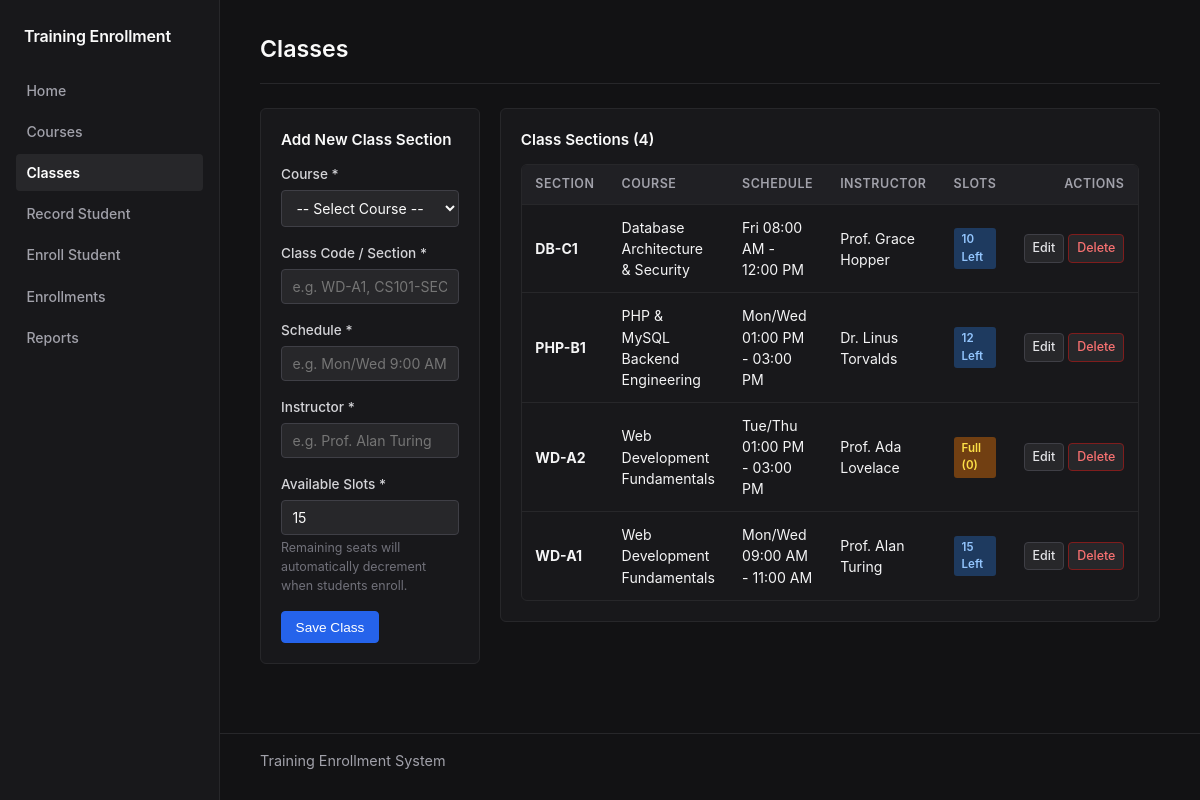
/admin/classes.php, run on the app's committed database.
### tables this page shows
CREATE TABLE `classes` (
  `class_id` int(11) NOT NULL AUTO_INCREMENT,
  `course_id` int(11) NOT NULL,
  `class_code` varchar(20) NOT NULL,
  `schedule` varchar(100) DEFAULT NULL,
  `instructor` varchar(100) DEFAULT NULL,
  `slots` int(11) NOT NULL DEFAULT 0,
  PRIMARY KEY (`class_id`),
  KEY `course_id` (`course_id`),
  CONSTRAINT `fk_classes_course` FOREIGN KEY (`course_id`) REFERENCES `courses` (`course_id`) ON DELETE RESTRICT ON UPDATE CASCADE
);

CREATE TABLE `courses` (
  `course_id` int(11) NOT NULL AUTO_INCREMENT,
  `course_code` varchar(20) NOT NULL,
  `course_name` varchar(100) NOT NULL,
  `description` text DEFAULT NULL,
  PRIMARY KEY (`course_id`),
  UNIQUE KEY `course_code` (`course_code`)
);

### classes/ClassSection.php (called while the page is built, shortened)
<?php
class ClassSection {
    private $db;
    public function __construct(PDO $db) {
        $this->db = $db;
    }
    public function allWithCourse() {
        $sql = "SELECT c.*, co.course_code, co.course_name
                FROM classes c
                JOIN courses co ON c.course_id = co.course_id
                ORDER BY c.class_id DESC";
        $stmt = $this->db->query($sql);
        return $stmt->fetchAll();
    }
}

### admin/classes.php (the view, shortened to what this page needs)
<?php
require_once __DIR__ . '/../config/db.php';
require_once __DIR__ . '/../classes/ClassSection.php';
$courseModel = new Course($db);
$classModel = new ClassSection($db);
$editMode = false;
$editClass = null;
$courses = $courseModel->all();
$classes = $classModel->allWithCourse();
require_once __DIR__ . '/../includes/header.php';
?>
<div class="page-header">
    <h1>Classes</h1>
</div>
<div class="grid-2">
    <div class="card">
        <h2 class="card-title"><?= $editMode ? 'Edit Class Section' : 'Add New Class Section' ?></h2>
        <?php if (empty($courses)): ?>
            <div class="alert alert-warning">
                Please <a href="courses.php">create a Course</a> first before adding classes.
            </div>
        <?php else: ?>
            <form method="POST" action="classes.php">
                <div class="form-group">
                    <label class="form-label" for="course_id">Course *</label>
                    <select id="course_id" name="course_id" class="form-control" required>
                        <option value="">-- Select Course --</option>
                    </select>
                </div>
                <div class="form-group">
                    <label class="form-label" for="class_code">Class Code / Section *</label>
                    <input type="text" id="class_code" name="class_code" class="form-control"
                           placeholder="e.g. WD-A1, CS101-SEC1"
                           value="<?= htmlspecialchars($editClass['class_code'] ?? '') ?>" required>
                </div>
                <div class="form-group">
                    <label class="form-label" for="schedule">Schedule *</label>
                    <input type="text" id="schedule" name="schedule" class="form-control"
                           placeholder="e.g. Mon/Wed 9:00 AM - 11:00 AM"
                           value="<?= htmlspecialchars($editClass['schedule'] ?? '') ?>" required>
                </div>
                <div class="form-group">
                    <label class="form-label" for="instructor">Instructor *</label>
                    <input type="text" id="instructor" name="instructor" class="form-control"
                           placeholder="e.g. Prof. Alan Turing"
                           value="<?= htmlspecialchars($editClass['instructor'] ?? '') ?>" required>
                </div>
                <div class="form-group">
                    <label class="form-label" for="slots">Available Slots *</label>
                    <input type="number" id="slots" name="slots" min="0" class="form-control"
                           placeholder="e.g. 15"
                           value="<?= htmlspecialchars($editClass['slots'] ?? '15') ?>" required>
                    <div class="form-text">Remaining seats will automatically decrement when students enroll.</div>
                </div>
                <div style="display: flex; gap: 0.5rem;">
                    <button type="submit" class="btn btn-primary">
                        <?= $editMode ? 'Update Class' : 'Save Class' ?>
                    </button>
                </div>
            </form>
        <?php endif; ?>
    </div>
    <div>
        <div class="card">
            <h2 class="card-title">Class Sections (<?= count($classes) ?>)</h2>
            <?php if (empty($classes)): ?>
                <p>No class sections registered yet.</p>
            <?php else: ?>
                <div class="table-responsive">
                    <table>
                        <thead>
                            <tr>
                                <th>Section</th>
                                <th>Course</th>
                                <th>Schedule</th>
                                <th>Instructor</th>
                                <th>Slots</th>
                                <th style="text-align: right;">Actions</th>
                            </tr>
                        </thead>
                        <tbody>
                            <?php foreach ($classes as $cl): ?>
                                <tr>
                                    <td><strong><?= htmlspecialchars($cl['class_code']) ?></strong></td>
                                    <td><?= htmlspecialchars($cl['course_name']) ?></td>
                                    <td><?= htmlspecialchars($cl['schedule']) ?></td>
                                    <td><?= htmlspecialchars($cl['instructor']) ?></td>
                                    <td>
                                        <?php if ((int)$cl['slots'] > 0): ?>
                                            <span class="badge badge-slot-ok"><?= (int)$cl['slots'] ?> Left</span>
                                        <?php else: ?>
                                            <span class="badge badge-slot-full">Full (0)</span>
                                        <?php endif; ?>
                                    </td>
                                    <td style="text-align: right; white-space: nowrap;">
                                        <a href="classes.php?action=edit&id=<?= $cl['class_id'] ?>" class="btn btn-secondary btn-sm">Edit</a>
                                        <a href="classes.php?action=delete&id=<?= $cl['class_id'] ?>"
                                           class="btn btn-danger btn-sm"
                                           onclick="return confirm('Are you sure you want to delete this class section?');">Delete</a>
                                    </td>
                                </tr>
                            <?php endforeach; ?>
                        </tbody>
                    </table>
                </div>
            <?php endif; ?>
        </div>
    </div>
</div>
<?php require_once __DIR__ . '/../includes/footer.php'; ?>

### includes/header.php (shortened to what this page needs)
<?php
$scriptName = str_replace('\\', '/', $_SERVER['SCRIPT_NAME'] ?? '');
if (preg_match('#^(.*?/training_enrollment)/#i', $scriptName, $matches)) {
    $baseUrl = $matches[1] . '/';
} else {
    $dir = dirname($scriptName);
    if (basename($dir) === 'admin') {
        $baseUrl = dirname($dir) . '/';
    } else {
        $baseUrl = rtrim($dir, '/') . '/';
    }
}
$baseUrl = str_replace('//', '/', $baseUrl);
if ($baseUrl === '/') {
    $baseUrl = '/training_enrollment/';
}
?>
<!DOCTYPE html>
<html lang="en">
<head>
    <link rel="stylesheet" href="<?= htmlspecialchars($baseUrl) ?>css/style.css">
</head>
<body>
<div class="app-layout">
    <aside class="sidebar">
        <div class="sidebar-top">
            <a href="<?= htmlspecialchars($baseUrl) ?>index.php" class="brand-title">Training Enrollment</a>
        </div>
        <nav class="sidebar-links">
            <a href="<?= htmlspecialchars($baseUrl) ?>index.php" class="<?= str_ends_with($scriptName, 'index.php') || str_ends_with($scriptName, 'home.php') ? 'active' : '' ?>">Home</a>
            <a href="<?= htmlspecialchars($baseUrl) ?>admin/courses.php" class="<?= str_ends_with($scriptName, 'courses.php') ? 'active' : '' ?>">Courses</a>
            <a href="<?= htmlspecialchars($baseUrl) ?>admin/classes.php" class="<?= str_ends_with($scriptName, 'classes.php') ? 'active' : '' ?>">Classes</a>
            <a href="<?= htmlspecialchars($baseUrl) ?>admin/students.php" class="<?= str_ends_with($scriptName, 'students.php') ? 'active' : '' ?>">Record Student</a>
            <a href="<?= htmlspecialchars($baseUrl) ?>admin/enroll.php" class="<?= str_ends_with($scriptName, 'enroll.php') ? 'active' : '' ?>">Enroll Student</a>
            <a href="<?= htmlspecialchars($baseUrl) ?>admin/enrollments.php" class="<?= str_ends_with($scriptName, 'enrollments.php') ? 'active' : '' ?>">Enrollments</a>
            <a href="<?= htmlspecialchars($baseUrl) ?>admin/reports.php" class="<?= str_ends_with($scriptName, 'reports.php') ? 'active' : '' ?>">Reports</a>
        </nav>
    </aside>
    <div class="content-wrapper">
        <main class="main-body">

### includes/footer.php
        </main>
        <footer class="simple-footer">
            <p>Training Enrollment System</p>
        </footer>
    </div>
</div>
</body>
</html>

### css/style.css (style rules this page uses)
* { box-sizing: border-box; margin: 0; padding: 0; }
body { font-family: -apple-system, BlinkMacSystemFont, "Segoe UI", Roboto, Helvetica, Arial, sans-serif; background-color: #121214; color: #f4f4f5; font-size: 14px; line-height: 1.5; }
.app-layout { display: flex; min-height: 100vh; }
.sidebar { width: 220px; background-color: #18181b; border-right: 1px solid #27272a; padding: 1.5rem 1rem; flex-shrink: 0; display: flex; flex-direction: column; }
.sidebar-top { margin-bottom: 1.5rem; padding: 0 0.5rem; }
.brand-title { font-size: 1rem; font-weight: 600; color: #fafafa; text-decoration: none; letter-spacing: -0.01em; }
.sidebar-links { display: flex; flex-direction: column; gap: 0.25rem; }
.sidebar-links a { color: #a1a1aa; text-decoration: none; padding: 0.5rem 0.65rem; border-radius: 4px; font-size: 0.88rem; font-weight: 500; transition: background-color 0.15s, color 0.15s; }
.sidebar-links a.active { color: #ffffff; background-color: #27272a; font-weight: 600; }
.content-wrapper { flex: 1; display: flex; flex-direction: column; min-width: 0; }
.main-body { flex: 1; padding: 2rem 2.5rem; max-width: 1150px; width: 100%; }
.simple-footer { padding: 1rem 2.5rem; border-top: 1px solid #27272a; color: #71717a; font-size: 0.8rem; }
.page-header { margin-bottom: 1.5rem; padding-bottom: 0.75rem; border-bottom: 1px solid #27272a; }
h1 { font-size: 1.45rem; font-weight: 600; color: #fafafa; margin-bottom: 0.25rem; }
h2 { font-size: 1.1rem; font-weight: 600; color: #fafafa; margin-bottom: 0.75rem; }
p { color: #a1a1aa; margin-bottom: 0.75rem; font-size: 0.9rem; }
.card { background-color: #18181b; border: 1px solid #27272a; border-radius: 6px; padding: 1.25rem; margin-bottom: 1.25rem; }
.card-title { font-size: 0.95rem; font-weight: 600; color: #fafafa; margin-bottom: 0.75rem; }
.grid-2 { display: grid; grid-template-columns: 1fr 1fr; gap: 1.25rem; }
.form-group { margin-bottom: 1rem; }
.form-label { display: block; margin-bottom: 0.35rem; font-size: 0.85rem; font-weight: 500; color: #d4d4d8; }
.form-control { width: 100%; padding: 0.5rem 0.65rem; font-size: 0.88rem; font-family: inherit; border: 1px solid #3f3f46; border-radius: 4px; background-color: #27272a; color: #fafafa; }
select.form-control { background-color: #27272a; color: #fafafa; }
.form-text { font-size: 0.78rem; color: #71717a; margin-top: 0.3rem; }
.btn { display: inline-flex; align-items: center; justify-content: center; padding: 0.45rem 0.85rem; font-size: 0.85rem; font-weight: 500; border-radius: 4px; border: 1px solid transparent; cursor: pointer; text-decoration: none; }
.btn-primary { background-color: #2563eb; color: #ffffff; border-color: #2563eb; }
.btn-secondary { background-color: #27272a; color: #e4e4e7; border-color: #3f3f46; }
.btn-danger { background-color: #27272a; color: #f87171; border-color: #7f1d1d; }
.btn-sm { padding: 0.25rem 0.5rem; font-size: 0.78rem; }
.table-responsive { overflow-x: auto; background-color: #18181b; border: 1px solid #27272a; border-radius: 6px; }
table { width: 100%; border-collapse: collapse; text-align: left; font-size: 0.88rem; }
th { background-color: #202024; color: #a1a1aa; font-weight: 600; font-size: 0.78rem; padding: 0.65rem 0.85rem; border-bottom: 1px solid #27272a; text-transform: uppercase; letter-spacing: 0.04em; }
td { padding: 0.75rem 0.85rem; border-bottom: 1px solid #27272a; vertical-align: middle; color: #f4f4f5; }
tr:last-child td { border-bottom: none; }
.badge { display: inline-block; padding: 0.2rem 0.5rem; border-radius: 3px; font-size: 0.72rem; font-weight: 600; }
.badge-slot-ok { background-color: #1e3a5f; color: #93c5fd; }
.badge-slot-full { background-color: #713f12; color: #fde047; }

### data on the page
classes: class_code "DB-C1", course.course_name "Database Architecture & Security", schedule "Fri 08:00 AM - 12:00 PM", instructor "Prof. Grace Hopper", slots "10"
classes: class_code "PHP-B1", course.course_name "PHP & MySQL Backend Engineering", schedule "Mon/Wed 01:00 PM - 03:00 PM", instructor "Dr. Linus Torvalds", slots "12"
classes: class_code "WD-A2", course.course_name "Web Development Fundamentals", schedule "Tue/Thu 01:00 PM - 03:00 PM", instructor "Prof. Ada Lovelace", slots "Full (0)"
classes: class_code "WD-A1", course.course_name "Web Development Fundamentals", schedule "Mon/Wed 09:00 AM - 11:00 AM", instructor "Prof. Alan Turing", slots "15"

### other printed values
count($classes) "4"
